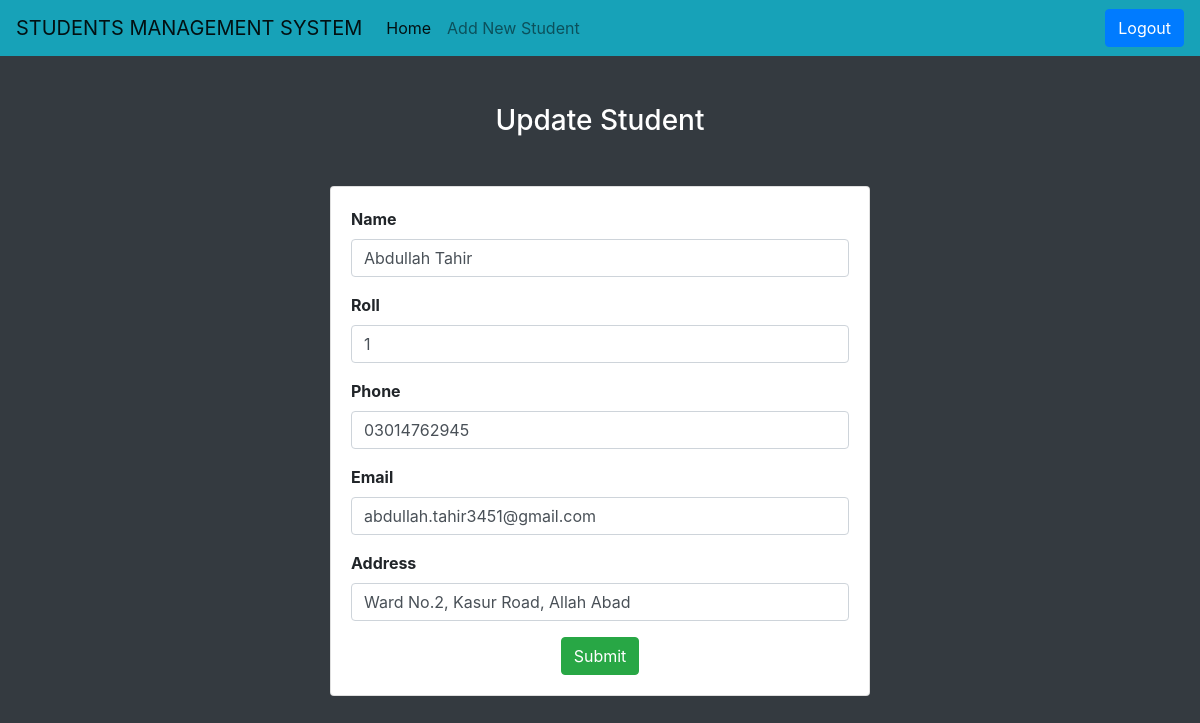
Page /update_student/1/ on the committed database.
### base/models.py (models this page shows)
class RegStu(models.Model):
    name = models.CharField(max_length=50)
    roll = models.IntegerField(null=None)
    phone = models.CharField(max_length=14)
    email = models.CharField(max_length=50)
    address = models.CharField(max_length=200)

### base/views.py (the view)
# urls.py: path('update_student/<int:std_id>/', views.UpdateStudent, name='update_student'),
def UpdateStudent(request, std_id):
    std = RegStu.objects.get(pk=std_id)
    context = {'std':std}
    return render(request, 'base/update_student.html', context)

### base/templates/base/update_student.html (shortened to what this page needs)
<!doctype html>
<html lang="en">
  <head>
    <link rel="stylesheet" href="https://cdn.jsdelivr.net/npm/bootstrap@4.0.0/dist/css/bootstrap.min.css">
  </head>
  <body class="bg-dark">
    {% include './navbar.html' %}
    <h3 class='text-center my-5 text-white'>Update Student</h3>
    <div class='container'>
        <div class='row justify-content-center'>
            <div class='col-md-6'>
                <div class='card'>
                    <div class='card-body'>
                        <form action="{% url 'do_update_student' std.id %}" method="post">
                            <div class="mb-3">
                                <b><label for="name" class="form-label">Name</label></b>
                                <input type="name" name='name' value='{{std.name}}' class="form-control" id="name" aria-describedby="uame" placeholder="Enter Student Name" Required>
                            </div>
                            <div class="mb-3">
                                <b><label for="roll" class="form-label">Roll</label></b>
                                <input type="roll" name='roll' value='{{std.roll}}' class="form-control" id="roll" aria-describedby="roll" placeholder="Enter Student Roll" Required>
                            </div>
                            <div class="mb-3">
                                <b><label for="phone" class="form-label">Phone</label></b>
                                <input type="phone" name='phone' value='{{std.phone}}' class="form-control" id="phone" aria-describedby="phone" placeholder="Enter Student Phone" Required>
                            </div>
                            <div class="mb-3">
                                <b><label for="email" class="form-label">Email</label></b>
                                <input type="email" name='email' value='{{std.email}}' class="form-control" id="email" aria-describedby="email" placeholder="Enter Student Email" Required>
                            </div>
                            <div class="mb-3">
                                <b><label for="address" class="form-label">Address</label></b>
                                <input type="address" name='address' value='{{std.address}}' class="form-control" id="address" aria-describedby="address" placeholder="Enter Student Address" Required>
                            </div>
                              <div class="d-flex justify-content-center">
                                <button type="submit" class="btn btn-success">Submit</button>
                              </div>
                          </form>
                    </div>
                </div>
            </div>
        </div>
    </div>
  </body>
</html>

### rows in the picture
RegStu: name "Abdullah Tahir", roll "1", phone "03014762945", email "abdullah.tahir3451@gmail.com", address "Ward No.2, Kasur Road, Allah Abad"
